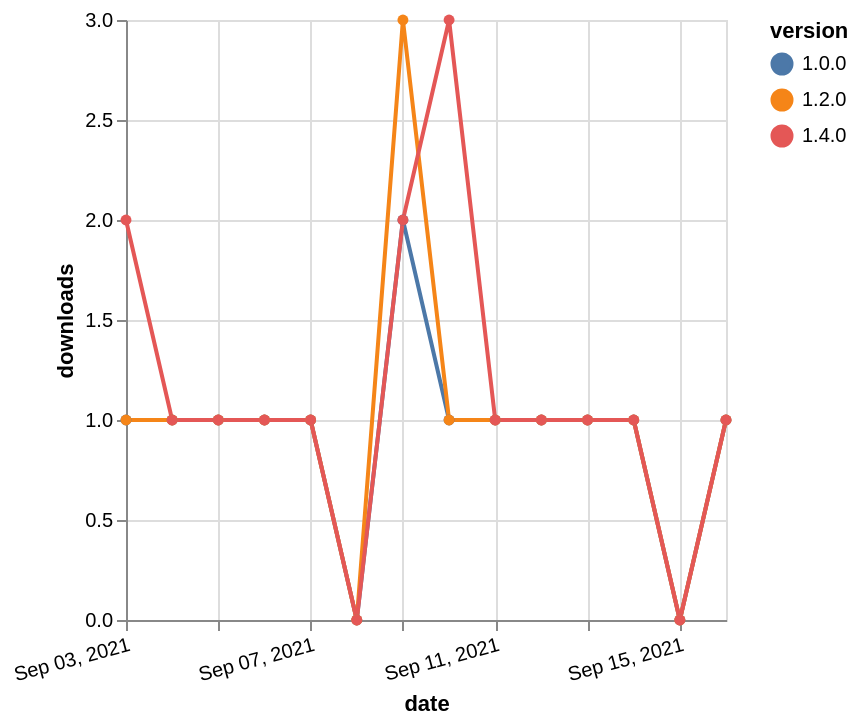

Express this chart as Vega-Lite.
### Vega-Lite specification from a JSON file in a GitHub repository (floating-point values rounded to 4 significant figures)
{"$schema": "https://vega.github.io/schema/vega-lite/v5.json", "description": "A simple bar chart with embedded data.", "data": {"values": [{"date": "2021-09-03", "total": 165, "delta": 1, "version": "1.0.0"}, {"date": "2021-09-04", "total": 166, "delta": 1, "version": "1.0.0"}, {"date": "2021-09-05", "total": 167, "delta": 1, "version": "1.0.0"}, {"date": "2021-09-06", "total": 168, "delta": 1, "version": "1.0.0"}, {"date": "2021-09-07", "total": 169, "delta": 1, "version": "1.0.0"}, {"date": "2021-09-08", "total": 169, "delta": 0, "version": "1.0.0"}, {"date": "2021-09-09", "total": 171, "delta": 2, "version": "1.0.0"}, {"date": "2021-09-10", "total": 172, "delta": 1, "version": "1.0.0"}, {"date": "2021-09-11", "total": 173, "delta": 1, "version": "1.0.0"}, {"date": "2021-09-12", "total": 174, "delta": 1, "version": "1.0.0"}, {"date": "2021-09-13", "total": 175, "delta": 1, "version": "1.0.0"}, {"date": "2021-09-14", "total": 176, "delta": 1, "version": "1.0.0"}, {"date": "2021-09-15", "total": 176, "delta": 0, "version": "1.0.0"}, {"date": "2021-09-16", "total": 177, "delta": 1, "version": "1.0.0"}, {"date": "2021-09-03", "total": 192, "delta": 1, "version": "1.2.0"}, {"date": "2021-09-04", "total": 193, "delta": 1, "version": "1.2.0"}, {"date": "2021-09-05", "total": 194, "delta": 1, "version": "1.2.0"}, {"date": "2021-09-06", "total": 195, "delta": 1, "version": "1.2.0"}, {"date": "2021-09-07", "total": 196, "delta": 1, "version": "1.2.0"}, {"date": "2021-09-08", "total": 196, "delta": 0, "version": "1.2.0"}, {"date": "2021-09-09", "total": 199, "delta": 3, "version": "1.2.0"}, {"date": "2021-09-10", "total": 200, "delta": 1, "version": "1.2.0"}, {"date": "2021-09-11", "total": 201, "delta": 1, "version": "1.2.0"}, {"date": "2021-09-12", "total": 202, "delta": 1, "version": "1.2.0"}, {"date": "2021-09-13", "total": 203, "delta": 1, "version": "1.2.0"}, {"date": "2021-09-14", "total": 204, "delta": 1, "version": "1.2.0"}, {"date": "2021-09-15", "total": 204, "delta": 0, "version": "1.2.0"}, {"date": "2021-09-16", "total": 205, "delta": 1, "version": "1.2.0"}, {"date": "2021-09-03", "total": 123, "delta": 2, "version": "1.4.0"}, {"date": "2021-09-04", "total": 124, "delta": 1, "version": "1.4.0"}, {"date": "2021-09-05", "total": 125, "delta": 1, "version": "1.4.0"}, {"date": "2021-09-06", "total": 126, "delta": 1, "version": "1.4.0"}, {"date": "2021-09-07", "total": 127, "delta": 1, "version": "1.4.0"}, {"date": "2021-09-08", "total": 127, "delta": 0, "version": "1.4.0"}, {"date": "2021-09-09", "total": 129, "delta": 2, "version": "1.4.0"}, {"date": "2021-09-10", "total": 132, "delta": 3, "version": "1.4.0"}, {"date": "2021-09-11", "total": 133, "delta": 1, "version": "1.4.0"}, {"date": "2021-09-12", "total": 134, "delta": 1, "version": "1.4.0"}, {"date": "2021-09-13", "total": 135, "delta": 1, "version": "1.4.0"}, {"date": "2021-09-14", "total": 136, "delta": 1, "version": "1.4.0"}, {"date": "2021-09-15", "total": 136, "delta": 0, "version": "1.4.0"}, {"date": "2021-09-16", "total": 137, "delta": 1, "version": "1.4.0"}]}, "width": "container", "mark": {"type": "line", "point": {"filled": true}}, "encoding": {"x": {"field": "date", "type": "temporal", "timeUnit": "yearmonthdate", "title": "date", "axis": {"labelAngle": -15}}, "y": {"field": "delta", "type": "quantitative", "title": "downloads"}, "color": {"field": "version", "type": "nominal"}, "tooltip": {"field": "delta"}}}
